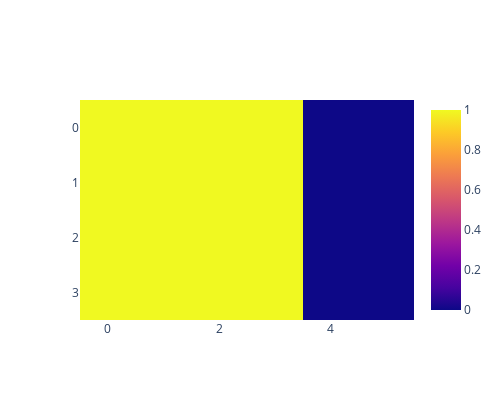

The notebook cell saved with this chart:
### Code cell
util.show_map_array(allowed_map).update_layout(height=400, width=500).show()

### Figure 1 — Plotly figure (JSON) as saved in the notebook; plotly's stock layout.template omitted (floating-point values rounded to 4 significant figures)
{"data": [{"type": "heatmap", "z": [[1, 1, 1, 1, 0, 0], [1, 1, 1, 1, 0, 0], [1, 1, 1, 1, 0, 0], [1, 1, 1, 1, 0, 0]]}], "layout": {"height": 400, "width": 500, "xaxis": {"autorange": true, "range": [-0.5, 5.5]}, "yaxis": {"autorange": true, "range": [3.5, -0.5]}}}
